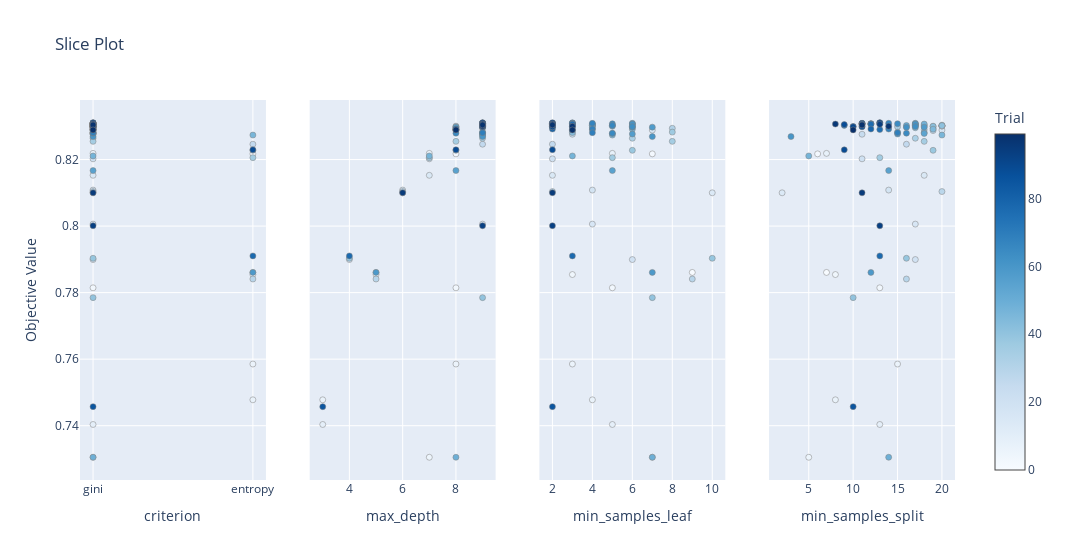

Notebook code cell kept with this figure:
### Code cell
optuna.visualization.plot_slice(study_dt_balanced, params=['max_depth', 'min_samples_split', 'min_samples_leaf', 'criterion'])
